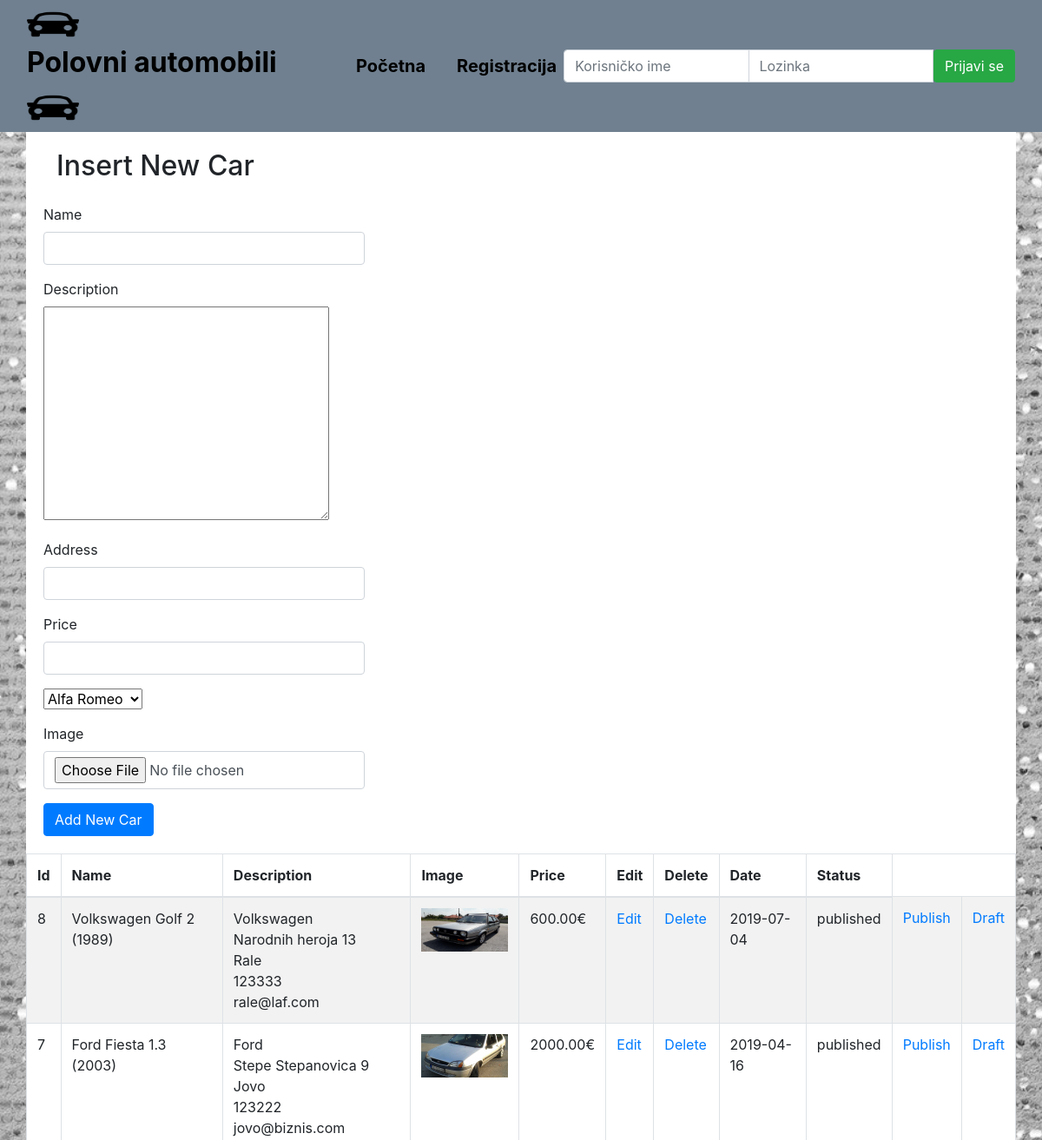
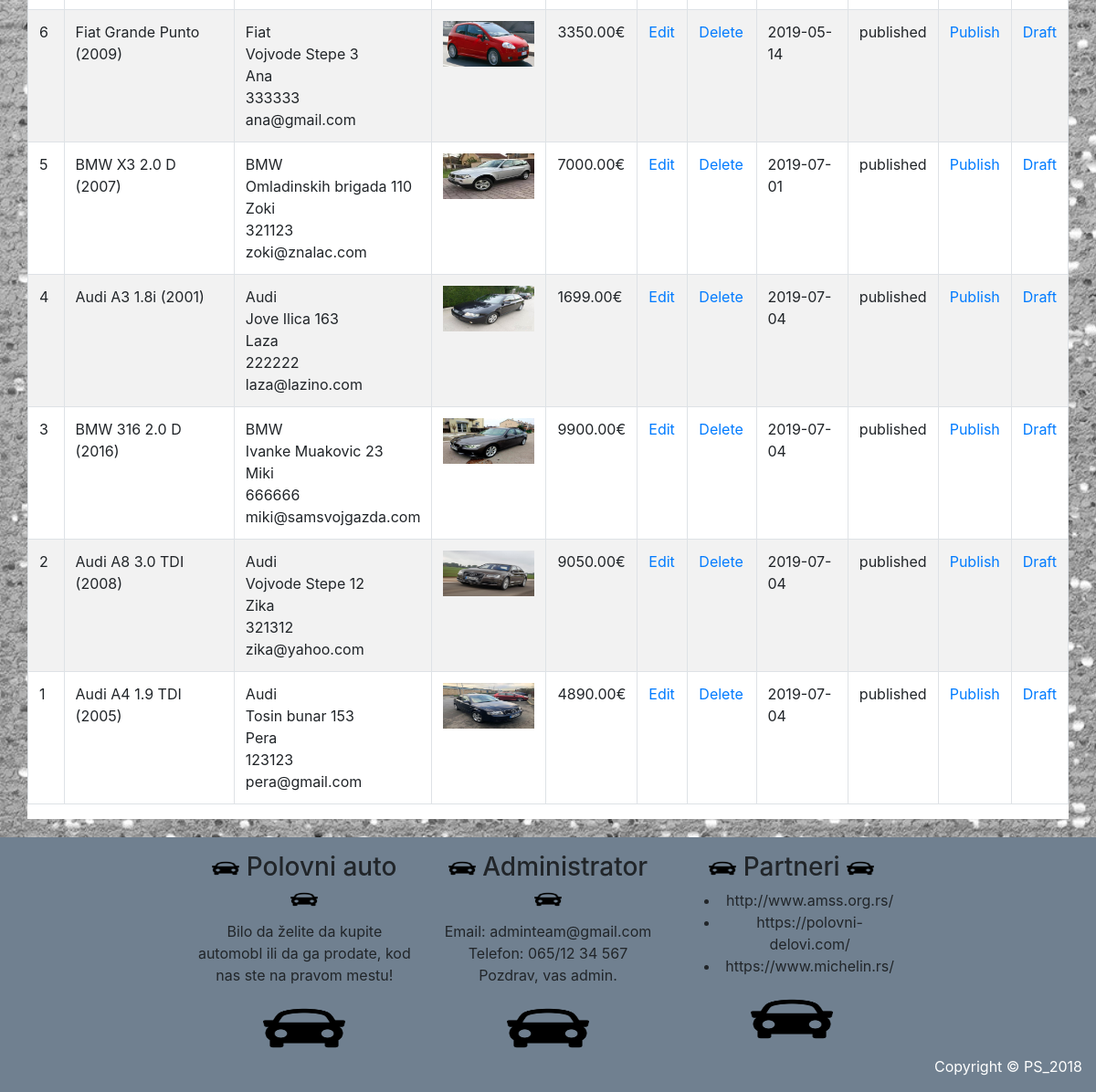
Screenshot of /insert.php with the database file from the repository (2 pictures, top to bottom).
### tables this page shows
CREATE TABLE `car` (
  `carID` int(10) NOT NULL AUTO_INCREMENT,
  `name` varchar(45) NOT NULL,
  `description` text NOT NULL,
  `brandID` int(3) NOT NULL,
  `address` varchar(45) NOT NULL,
  `image` varchar(45) NOT NULL,
  `price` double(6,2) NOT NULL,
  `addingDate` date NOT NULL,
  `status` varchar(45) NOT NULL DEFAULT 'published',
  `views` int(10) NOT NULL,
  `owner` varchar(50) NOT NULL,
  `phoneNumber` varchar(20) NOT NULL,
  `email` varchar(45) NOT NULL,
  PRIMARY KEY (`carID`)
);

CREATE TABLE `brand` (
  `brandID` int(3) NOT NULL AUTO_INCREMENT,
  `name` varchar(45) NOT NULL,
  PRIMARY KEY (`brandID`)
);

### insert.php (the view, shortened to what this page needs)
<?php include "includes/headera.php" ?>
<?php include "includes/navigation.php" ?>
   <div id="adminContainer" class="container">
      <?php
            if(isset($_GET['source'])){
                $source = $_GET['source'];
            }else{
                $source = "";
            }
            switch($source)
            {
                default:
                    include "includes/insert_form.php";
                    break;
            }
        ?>
        <table id="list" class="table table-bordered table-striped table-hover">
            <thead>
                <tr>
                    <th>Id</th>
                    <th>Name</th>
                    <th>Description</th>
                    <th>Image</th>
                    <th>Price</th>
                    <th>Edit</th>
                    <th>Delete</th>
                    <th>Date</th>
                    <th>Status</th>
                </tr>
            </thead>
            <tbody>
            <?php
                $query = "SELECT * FROM car ORDER BY carID DESC";
                $select_car_admin = mysqli_query($connection, $query);
                while($row = mysqli_fetch_assoc($select_car_admin)){
                    $carID = $row['carID'];
                    $brandID = $row['brandID'];
                    $name = $row['name'];
                    $image = $row['image'];
                    $price = $row['price'];
                    $address = $row['address'];
                    $status = $row['status'];
                    $addingDate = $row['addingDate'];
                    $owner = $row['owner'];
                    $owner_phone = $row['phoneNumber'];
                    $owner_email = $row['email'];
                    echo "<tr><td>{$carID}</td>";
                    echo "<td>{$name}</td>";
                    $query = "SELECT * FROM brand WHERE brandID = $brandID ";
                    $select_brand = mysqli_query($connection,$query);
                    while($row = mysqli_fetch_assoc($select_brand)){
                        $name = $row['name'];
                        echo "<td>{$name}<br>$address<br>$owner<br>$owner_phone<br>$owner_email</td>";
                    }
                    echo "<td><img width='100' height='50' src='images/{$image}'></td>";
                    echo "<td>{$price}&euro;</td>";
                    echo "<td><a href='insert.php?source=edit&id={$carID}'>Edit</a></td>";
                    echo "<td><a href='insert.php?delete={$carID}'>Delete</a></td>";
                    echo "<td>{$addingDate}</td>";
                    echo "<td>{$status}</td>";
                    echo "<td><a href='insert.php?statusp={$carID}'>Publish</a></td>";
                    echo "<td><a href='insert.php?statusd={$carID}'>Draft</a></td>";
                    echo "</tr>";
                }
            ?>
            </tbody>
        </table>
     </div>
 </div>
<?php include "includes/footer.php"; ?>

### style.css (style rules this page uses)
#adminPage { background-color: blue; }
#adminContainer { width: auto; margin: -24px auto 20px auto; background-color: white; }
#list { padding-left: 20px; margin-top: 20px; }
body { background-image: url(images/pozadina.jpg); background-size: cover; }
body#adminPage { background-color: white; background-size: cover; }

### rows the page displays
car: carID "8", name "Volkswagen Golf 2 (1989)", address "Narodnih heroja 13", owner "Rale", phoneNumber "123333", email "rale@laf.com", image (picture), price "600.00", addingDate "2019-07-04", status "published"
brand: name "Volkswagen"
car: carID "7", name "Ford Fiesta 1.3 (2003)", address "Stepe Stepanovica 9", owner "Jovo", phoneNumber "123222", email "jovo@biznis.com", image (picture), price "2000.00", addingDate "2019-04-16", status "published"
brand: name "Ford"
car: carID "6", name "Fiat Grande Punto (2009)", address "Vojvode Stepe 3", owner "Ana", phoneNumber "333333", email "ana@gmail.com", image (picture), price "3350.00", addingDate "2019-05-14", status "published"
brand: name "Fiat"
car: carID "5", name "BMW X3 2.0 D (2007)", address "Omladinskih brigada 110", owner "Zoki", phoneNumber "321123", email "zoki@znalac.com", image (picture), price "7000.00", addingDate "2019-07-01", status "published"
brand: name "BMW"
car: carID "4", name "Audi A3 1.8i (2001)", address "Jove Ilica 163", owner "Laza", phoneNumber "222222", email "laza@lazino.com", image (picture), price "1699.00", addingDate "2019-07-04", status "published"
brand: name "Audi"
car: carID "3", name "BMW 316 2.0 D (2016)", address "Ivanke Muakovic 23", owner "Miki", phoneNumber "666666", email "miki@samsvojgazda.com", image (picture), price "9900.00", addingDate "2019-07-04", status "published"
car: carID "2", name "Audi A8 3.0 TDI (2008)", address "Vojvode Stepe 12", owner "Zika", phoneNumber "321312", email "zika@yahoo.com", image (picture), price "9050.00", addingDate "2019-07-04", status "published"
car: carID "1", name "Audi A4 1.9 TDI (2005)", address "Tosin bunar 153", owner "Pera", phoneNumber "123123", email "pera@gmail.com", image (picture), price "4890.00", addingDate "2019-07-04", status "published"

### other values shown
form field brandID "Alfa Romeo"
